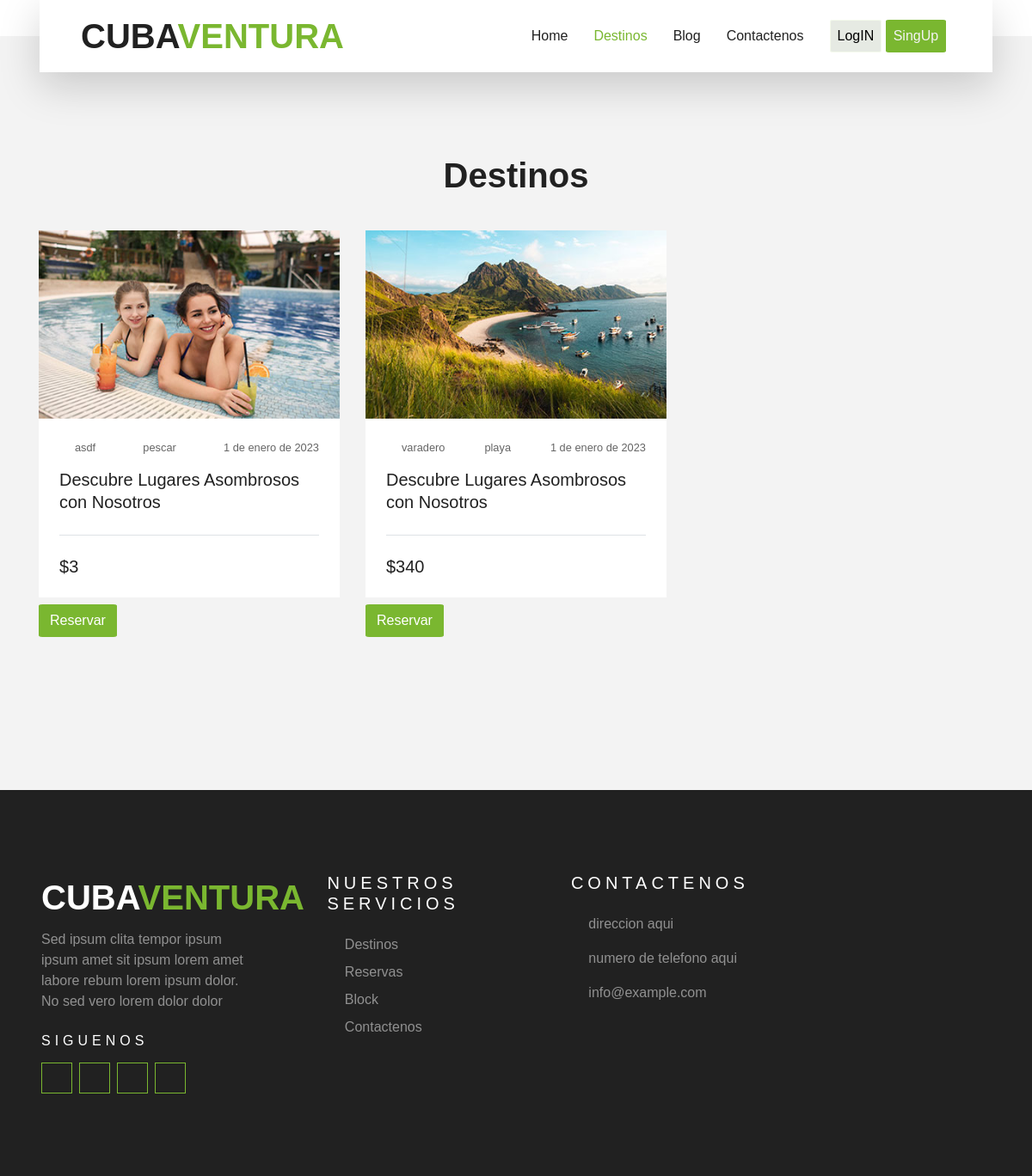
The app's page /destinos/ with its own data.
### gestionarDestinos/models.py (models this page shows, shortened)
class Destino(models.Model):
    lugar = models.CharField(max_length=50)
    actividad = models.CharField(max_length= 255)
    fecha = models.DateField()
    monto = models.IntegerField()
    lugar_recogida = models.CharField(max_length=255)
    img = models.ImageField()

### gestionarDestinos/views.py (the view)
# urls.py: path('destinos/',destinos, name="destinos"),
def destinos(request):
    destinos = Destino.objects.all()
    data={
        'destinos':destinos
    }
    return render(request, 'gestionarDestinos/destinos.html',data)

### gestionarDestinos/templates/gestionarDestinos/destinos.html
{% extends 'gestionarDestinos/base.html' %}
{% block destinos %}active{% endblock  %}
{% block contenido %}
    <div class="container-fluid py-5">
        <div class="container pt-5 pb-3">
            <div class="text-center mb-3 pb-3">
                <h1>Destinos</h1>
            </div>
            <div class="row">
                {% for d in destinos   %}
                    <div class="col-lg-4 col-md-6 mb-4">
                        <div class="package-item bg-white mb-2">
                            <img class="img-fluid" src="{{d.img.url}}" alt="">
                            <div class="p-4">
                                <div class="d-flex justify-content-between mb-3">
                                    <small class="m-0"><i class="fa fa-map-marker-alt text-primary mr-2"></i>{{d.lugar}}</small>
                                    <small class="m-0"><i class="fa fab fas fa-route  text-primary mr-2"></i>{{d.actividad}}</small>
                                    <small class="m-0"><i class="fa  fa-calendar-alt text-primary mr-2"></i>{{d.fecha}}</small>
                                </div>
                                <a class="h5 text-decoration-none" href="">Descubre Lugares Asombrosos con Nosotros</a>
                                <div class="border-top mt-4 pt-4">
                                    <div class="d-flex justify-content-between">
                                        <h5 class="m-0">${{d.monto}}</h5>
                                    </div>
                                </div>
                            </div>
                        </div>
                        <button class="btn btn-primary">Reservar</button>
                    </div>
                {% endfor %}
            </div>
        </div>
    </div>
{% endblock  %}

### records on screen
Destino: img (picture), lugar "asdf", actividad "pescar", fecha "1 de enero de 2023", monto "3"
Destino: img (picture), lugar "varadero", actividad "playa", fecha "1 de enero de 2023", monto "340"
